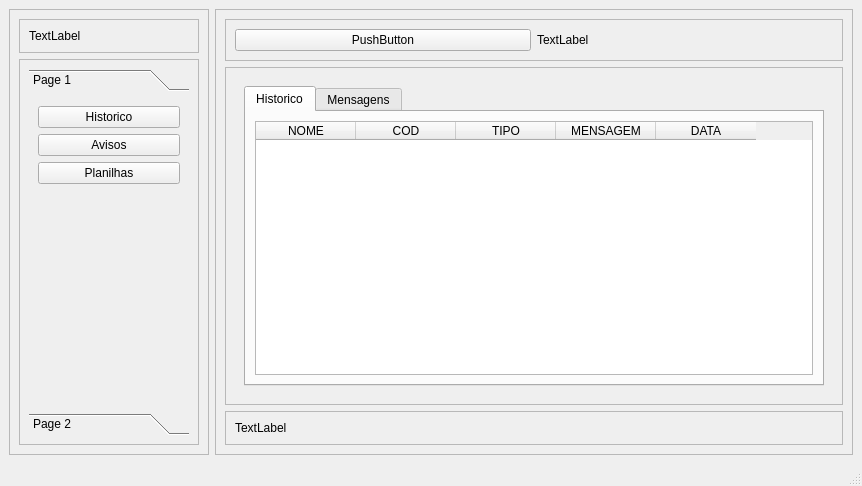
<?xml version="1.0" encoding="UTF-8"?>
<ui version="4.0">
 <class>MainWindow</class>
 <widget class="QMainWindow" name="MainWindow">
  <property name="geometry">
   <rect>
    <x>0</x>
    <y>0</y>
    <width>862</width>
    <height>486</height>
   </rect>
  </property>
  <property name="windowTitle">
   <string>MainWindow</string>
  </property>
  <widget class="QWidget" name="centralwidget">
   <layout class="QHBoxLayout" name="horizontalLayout">
    <item>
     <widget class="QFrame" name="sub_container">
      <property name="maximumSize">
       <size>
        <width>200</width>
        <height>16777215</height>
       </size>
      </property>
      <property name="frameShape">
       <enum>QFrame::StyledPanel</enum>
      </property>
      <property name="frameShadow">
       <enum>QFrame::Raised</enum>
      </property>
      <layout class="QVBoxLayout" name="verticalLayout_2">
       <item>
        <widget class="QFrame" name="frame_5">
         <property name="frameShape">
          <enum>QFrame::StyledPanel</enum>
         </property>
         <property name="frameShadow">
          <enum>QFrame::Raised</enum>
         </property>
         <layout class="QHBoxLayout" name="horizontalLayout_4">
          <item>
           <widget class="QLabel" name="label_3">
            <property name="text">
             <string>TextLabel</string>
            </property>
           </widget>
          </item>
         </layout>
        </widget>
       </item>
       <item>
        <widget class="QFrame" name="frame_6">
         <property name="frameShape">
          <enum>QFrame::StyledPanel</enum>
         </property>
         <property name="frameShadow">
          <enum>QFrame::Raised</enum>
         </property>
         <layout class="QVBoxLayout" name="verticalLayout_3">
          <item>
           <widget class="QToolBox" name="toolBox">
            <property name="currentIndex">
             <number>0</number>
            </property>
            <widget class="QWidget" name="page">
             <property name="geometry">
              <rect>
               <x>0</x>
               <y>0</y>
               <width>160</width>
               <height>294</height>
              </rect>
             </property>
             <attribute name="label">
              <string>Page 1</string>
             </attribute>
             <layout class="QVBoxLayout" name="verticalLayout_4">
              <item>
               <widget class="QPushButton" name="pushButton_2">
                <property name="text">
                 <string>Historico</string>
                </property>
               </widget>
              </item>
              <item>
               <widget class="QPushButton" name="pushButton_3">
                <property name="text">
                 <string>Avisos</string>
                </property>
               </widget>
              </item>
              <item>
               <widget class="QPushButton" name="pushButton_4">
                <property name="text">
                 <string>Planilhas</string>
                </property>
               </widget>
              </item>
              <item>
               <spacer name="verticalSpacer">
                <property name="orientation">
                 <enum>Qt::Vertical</enum>
                </property>
                <property name="sizeHint" stdset="0">
                 <size>
                  <width>20</width>
                  <height>40</height>
                 </size>
                </property>
               </spacer>
              </item>
             </layout>
            </widget>
            <widget class="QWidget" name="page_2">
             <property name="geometry">
              <rect>
               <x>0</x>
               <y>0</y>
               <width>98</width>
               <height>28</height>
              </rect>
             </property>
             <attribute name="label">
              <string>Page 2</string>
             </attribute>
            </widget>
           </widget>
          </item>
         </layout>
        </widget>
       </item>
      </layout>
     </widget>
    </item>
    <item>
     <widget class="QFrame" name="frame_2">
      <property name="frameShape">
       <enum>QFrame::StyledPanel</enum>
      </property>
      <property name="frameShadow">
       <enum>QFrame::Raised</enum>
      </property>
      <layout class="QVBoxLayout" name="verticalLayout">
       <item>
        <widget class="QFrame" name="frame">
         <property name="frameShape">
          <enum>QFrame::StyledPanel</enum>
         </property>
         <property name="frameShadow">
          <enum>QFrame::Raised</enum>
         </property>
         <layout class="QHBoxLayout" name="horizontalLayout_2">
          <item>
           <widget class="QPushButton" name="pushButton">
            <property name="text">
             <string>PushButton</string>
            </property>
           </widget>
          </item>
          <item>
           <widget class="QLabel" name="label">
            <property name="text">
             <string>TextLabel</string>
            </property>
           </widget>
          </item>
         </layout>
        </widget>
       </item>
       <item>
        <widget class="QFrame" name="frame_3">
         <property name="sizePolicy">
          <sizepolicy hsizetype="Preferred" vsizetype="Expanding">
           <horstretch>0</horstretch>
           <verstretch>0</verstretch>
          </sizepolicy>
         </property>
         <property name="frameShape">
          <enum>QFrame::StyledPanel</enum>
         </property>
         <property name="frameShadow">
          <enum>QFrame::Raised</enum>
         </property>
         <layout class="QVBoxLayout" name="verticalLayout_5">
          <item>
           <widget class="QStackedWidget" name="Pages">
            <property name="currentIndex">
             <number>1</number>
            </property>
            <widget class="QWidget" name="page_home"/>
            <widget class="QWidget" name="Historico">
             <layout class="QVBoxLayout" name="verticalLayout_7">
              <item>
               <widget class="QTabWidget" name="tabWidget">
                <property name="currentIndex">
                 <number>0</number>
                </property>
                <widget class="QWidget" name="tab">
                 <attribute name="title">
                  <string>Historico</string>
                 </attribute>
                 <layout class="QVBoxLayout" name="verticalLayout_9">
                  <item>
                   <widget class="QTableWidget" name="tableWidget_2">
                    <column>
                     <property name="text">
                      <string>NOME</string>
                     </property>
                    </column>
                    <column>
                     <property name="text">
                      <string>COD</string>
                     </property>
                    </column>
                    <column>
                     <property name="text">
                      <string>TIPO</string>
                     </property>
                    </column>
                    <column>
                     <property name="text">
                      <string>MENSAGEM</string>
                     </property>
                    </column>
                    <column>
                     <property name="text">
                      <string>DATA</string>
                     </property>
                    </column>
                   </widget>
                  </item>
                 </layout>
                </widget>
                <widget class="QWidget" name="tab_2">
                 <attribute name="title">
                  <string>Mensagens</string>
                 </attribute>
                 <layout class="QHBoxLayout" name="horizontalLayout_5">
                  <item>
                   <widget class="QTableWidget" name="tableWidget"/>
                  </item>
                  <item>
                   <widget class="QFrame" name="frame_7">
                    <property name="frameShape">
                     <enum>QFrame::StyledPanel</enum>
                    </property>
                    <property name="frameShadow">
                     <enum>QFrame::Raised</enum>
                    </property>
                    <layout class="QVBoxLayout" name="verticalLayout_8">
                     <item>
                      <widget class="QCheckBox" name="checkBox">
                       <property name="font">
                        <font>
                         <family>Roboto</family>
                         <pointsize>10</pointsize>
                        </font>
                       </property>
                       <property name="text">
                        <string>Semente</string>
                       </property>
                       <property name="iconSize">
                        <size>
                         <width>18</width>
                         <height>18</height>
                        </size>
                       </property>
                      </widget>
                     </item>
                     <item>
                      <widget class="QCheckBox" name="checkBox_2">
                       <property name="font">
                        <font>
                         <family>Roboto</family>
                         <pointsize>10</pointsize>
                        </font>
                       </property>
                       <property name="text">
                        <string>Bronze</string>
                       </property>
                      </widget>
                     </item>
                     <item>
                      <widget class="QCheckBox" name="checkBox_3">
                       <property name="font">
                        <font>
                         <family>Roboto</family>
                         <pointsize>10</pointsize>
                        </font>
                       </property>
                       <property name="text">
                        <string>Prata</string>
                       </property>
                       <property name="iconSize">
                        <size>
                         <width>18</width>
                         <height>18</height>
                        </size>
                       </property>
                      </widget>
                     </item>
                     <item>
                      <widget class="QCheckBox" name="checkBox_4">
                       <property name="font">
                        <font>
                         <family>Roboto</family>
                         <pointsize>10</pointsize>
                        </font>
                       </property>
                       <property name="text">
                        <string>Ouro</string>
                       </property>
                       <property name="iconSize">
                        <size>
                         <width>18</width>
                         <height>18</height>
                        </size>
                       </property>
                      </widget>
                     </item>
                     <item>
                      <widget class="QPushButton" name="pushButton_5">
                       <property name="text">
                        <string>Enviar</string>
                       </property>
                      </widget>
                     </item>
                    </layout>
                   </widget>
                  </item>
                 </layout>
                </widget>
               </widget>
              </item>
             </layout>
            </widget>
            <widget class="QWidget" name="Avisos"/>
            <widget class="QWidget" name="page_5">
             <layout class="QVBoxLayout" name="verticalLayout_6">
              <item>
               <widget class="QLabel" name="Logo">
                <property name="text">
                 <string>&lt;html&gt;&lt;head/&gt;&lt;body&gt;&lt;p align=&quot;center&quot;&gt;&lt;img src=&quot;:/Icons/logo menor.png&quot;/&gt;&lt;/p&gt;&lt;/body&gt;&lt;/html&gt;</string>
                </property>
               </widget>
              </item>
             </layout>
            </widget>
           </widget>
          </item>
         </layout>
        </widget>
       </item>
       <item>
        <widget class="QFrame" name="frame_4">
         <property name="frameShape">
          <enum>QFrame::StyledPanel</enum>
         </property>
         <property name="frameShadow">
          <enum>QFrame::Raised</enum>
         </property>
         <layout class="QHBoxLayout" name="horizontalLayout_3">
          <item>
           <widget class="QLabel" name="label_2">
            <property name="text">
             <string>TextLabel</string>
            </property>
           </widget>
          </item>
         </layout>
        </widget>
       </item>
      </layout>
     </widget>
    </item>
   </layout>
  </widget>
  <widget class="QMenuBar" name="menubar">
   <property name="geometry">
    <rect>
     <x>0</x>
     <y>0</y>
     <width>862</width>
     <height>21</height>
    </rect>
   </property>
  </widget>
  <widget class="QStatusBar" name="statusbar"/>
 </widget>
 <resources>
  <include location="Icons.qrc"/>
 </resources>
 <connections/>
</ui>
